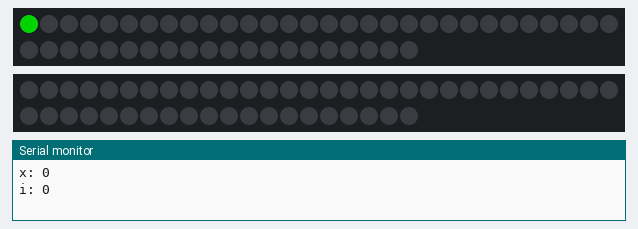
The sketch below on a simulated Arduino Uno, built with avr-gcc and run on an emulated ATmega328P. On the bench: 2 × 50 RGB LEDs in strip order, left to right, continuing on the next row, the last lines printed to the serial monitor. Dim RGB values are drawn brighter than linear.

Above: at 0.1 s.
At 6.1 s:
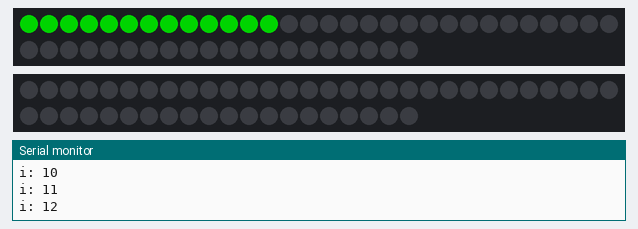
At 12.2 s:
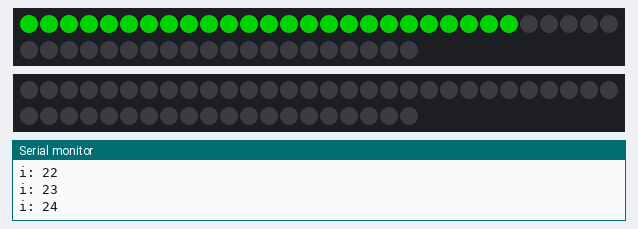
At 18.2 s:
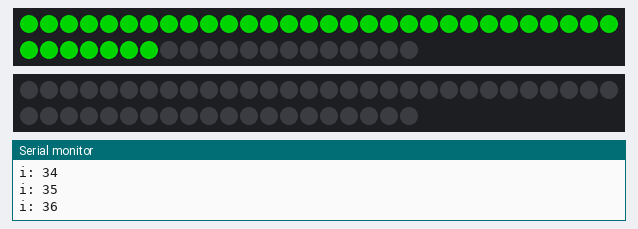
At 24.8 s:
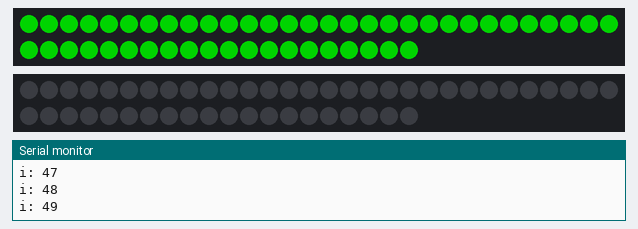
At 39.4 s:
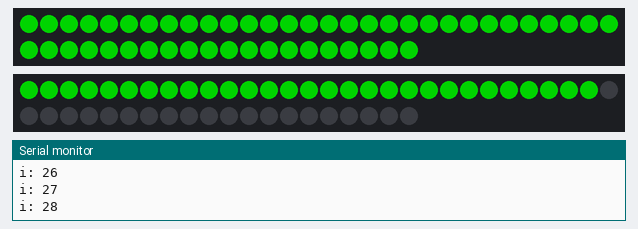

The sketch:

ManyColorsManyStrips.ino
```cpp
//LED setups
#include <FastLED.h>
#define FASTLED_INTERNAL
#define NUM_STRIPS 2
#define NUM_LEDS_PER_STRIP 50
#define TOTAL_LEDS 100
#define DATA_PINA 6
#define DATA_PINB 5
CRGB leds[NUM_STRIPS][NUM_LEDS_PER_STRIP];

void setup() {
  // put your setup code here, to run once:
  FastLED.addLeds<WS2811, DATA_PINA, RGB>(leds[0], NUM_LEDS_PER_STRIP);
  FastLED.addLeds<WS2811, DATA_PINB, RGB>(leds[1], NUM_LEDS_PER_STRIP);

  //setup Serial
  Serial.begin(9600);
}

void loop() {
  // put your main code here, to run repeatedly:
  for(int x = 0; x < NUM_STRIPS; x++){
    Serial.print("x: ");
    Serial.println(x);
    for(int i = 0; i < NUM_LEDS_PER_STRIP; i++){
      Serial.print("i: ");
      Serial.println(i);
      leds[x][i] = CRGB::Green;
      FastLED.show();
      delay(500);
    }
  }
  for(int x = 0; x < NUM_STRIPS; x++){ //turn them off
    Serial.print("x: ");
    Serial.println(x);
    for(int i = 0; i < NUM_LEDS_PER_STRIP; i++){
      Serial.print("i: ");
      Serial.println(i);
      leds[x][i] = CRGB::Black;
      FastLED.show();
      delay(500);
    }
  }
}
```
